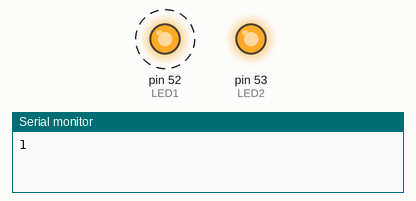
Bench run of a sketch on a simulated Arduino Mega 2560, built with avr-gcc and run on an emulated ATmega2560. On the bench: output pins drawn as LEDs (lit = HIGH), the last lines printed to the serial monitor. Dashed ring = blinking.

Above: at 0.4 s.
At 6.4 s:
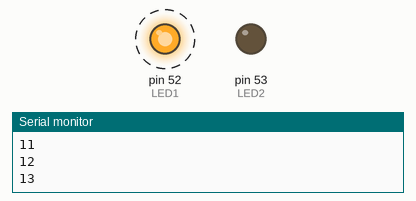
Timing chart, 0 to 9.2 s (numbered marks = the images above):
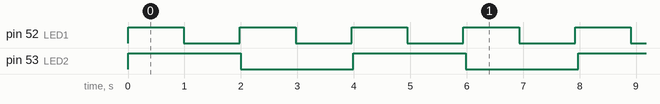

The sketch:

frtos01.ino
```cpp
// led blink and print

#include <Arduino_FreeRTOS.h>
#define LED1 52
#define LED2 53

void TaskBlink1(void*);
void TaskBlink2(void*);
void TaskPrint(void*);

void setup() {
  Serial.begin(9600);
  xTaskCreate(TaskBlink1,"task1",128, NULL,1, NULL);
  xTaskCreate(TaskBlink2,"task2",128, NULL,1, NULL);
  xTaskCreate(TaskPrint,"taskprint",128, NULL,1, NULL);
  vTaskStartScheduler();
}

void loop(){
}

void TaskBlink1(void *pvParameters)  {
  pinMode(LED1, OUTPUT);
  while(1){
    digitalWrite(LED1, HIGH);
    vTaskDelay( 1000 / portTICK_PERIOD_MS );
    digitalWrite(LED1, LOW);
    vTaskDelay( 1000 / portTICK_PERIOD_MS );
  }
}

void TaskBlink2(void *pvParameters)  {
  pinMode(LED2, OUTPUT);
  while(1){
    digitalWrite(LED2, HIGH);
    vTaskDelay(2000 / portTICK_PERIOD_MS );
    digitalWrite(LED2, LOW);
    vTaskDelay(2000 / portTICK_PERIOD_MS );
  }
}

void TaskPrint(void *pvParameters)  {
  long counter = 0;
  while(1) {
   counter++;
   Serial.println(counter);
   vTaskDelay(500 / portTICK_PERIOD_MS);
  }
}
```

Measured:
- by itself, pin 52 (LED1): alternates HIGH for 0.99 s and LOW for 0.99 s
- by itself, pin 53 (LED2): alternates HIGH for 2.0 s and LOW for 2.0 s
- by itself, everything shown: repeats every 4.0 s, in 6 steps
